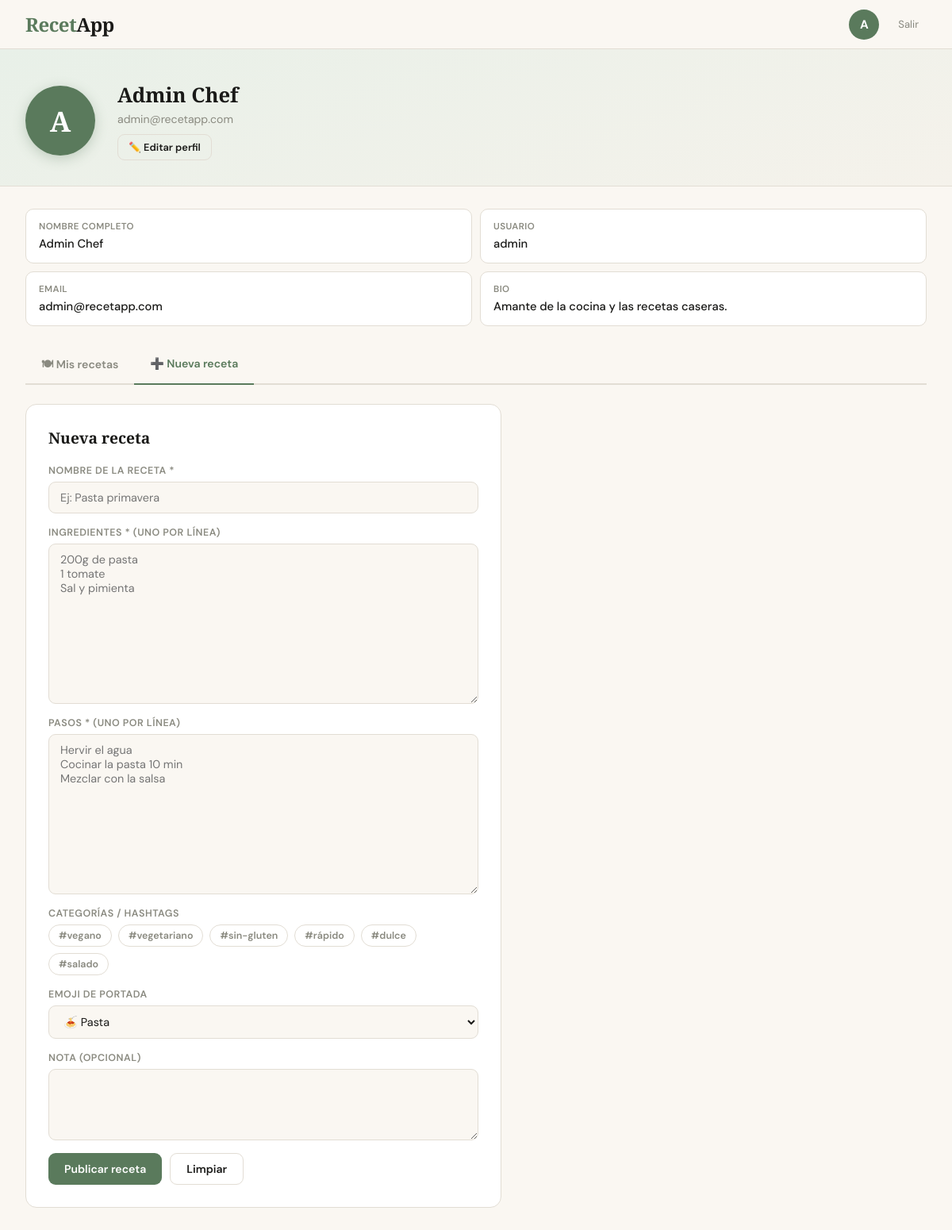
Page /perfil/?tab=nueva (signed in) on the committed database.
### recetas/models.py (models this page shows, shortened)
class Perfil(models.Model):
    user = models.OneToOneField(
        settings.AUTH_USER_MODEL, on_delete=models.CASCADE, related_name="perfil"
    )
    bio = models.TextField(blank=True)

class Tag(models.Model):
    nombre = models.CharField(max_length=30, unique=True)  # ej: "#rápido"
    slug = models.SlugField(max_length=30, unique=True)    # ej: "rapido" (clase CSS)
    class Meta:
        ordering = ["id"]
    def __str__(self):
        return self.nombre

### recetas/views.py (the view)
# urls.py: path("perfil/", views.perfil, name="perfil"),
@login_required
def perfil(request):
    tab = "nueva" if request.GET.get("tab") == "nueva" else "mis"
    return render(request, "recetas/perfil.html", _contexto_perfil(request, tab=tab))

### recetas/forms.py (shortened to what this page needs)
class PerfilForm(forms.Form):
    nombre = forms.CharField(label="Nombre completo", max_length=150, required=False)
    usuario = forms.CharField(label="Usuario", max_length=150)
    email = forms.EmailField(label="Email", required=False)
    bio = forms.CharField(label="Bio", required=False, widget=forms.Textarea)
    def __init__(self, *args, user=None, **kwargs):
        self.user = user
        super().__init__(*args, **kwargs)

class RecetaForm(forms.ModelForm):
    tags = forms.ModelMultipleChoiceField(
        queryset=Tag.objects.all(),
        required=False,
        widget=forms.CheckboxSelectMultiple,
        label="Categorías / hashtags",
    )
    class Meta:
        model = Receta
        fields = ["nombre", "emoji", "ingredientes", "pasos", "nota", "tags"]
        labels = {
            "nombre": "Nombre de la receta *",
            "emoji": "Emoji de portada",
            "ingredientes": "Ingredientes * (uno por línea)",
            "pasos": "Pasos * (uno por línea)",
            "nota": "Nota (opcional)",
        }
        widgets = {
            "nombre": forms.TextInput(attrs={"placeholder": "Ej: Pasta primavera"}),
            "ingredientes": forms.Textarea(
                attrs={"placeholder": "200g de pasta\n1 tomate\nSal y pimienta"}
            ),
            "pasos": forms.Textarea(
                attrs={"placeholder": "Hervir el agua\nCocinar la pasta 10 min\nMezclar con la salsa"}
            ),
            "nota": forms.Textarea(attrs={"rows": 3}),
        }

### recetas/views.py (called while the page is built)
def _contexto_perfil(request, form_nueva=None, tab="mis"):
    perfil, _ = Perfil.objects.get_or_create(user=request.user)
    u = request.user
    return {
        "perfil": perfil,
        "form_perfil": PerfilForm(
            initial={
                "nombre": u.first_name,
                "usuario": u.username,
                "email": u.email,
                "bio": perfil.bio,
            },
            user=u,
        ),
        "form_nueva": form_nueva or RecetaForm(),
        "mis_recetas": Receta.objects.filter(autor=u)
        .select_related("autor")
        .prefetch_related("tags"),
        "tab": tab,
    }

### recetas/templates/recetas/perfil.html (shortened to what this page needs)
{% extends "recetas/base.html" %}
{% block content %}
<div id="page-perfil" class="page active">
  {% include "recetas/_navbar.html" %}
  <div class="perfil-hero">
    <div class="perfil-avatar">{{ user.first_name|default:user.username|first|upper }}</div>
    <div class="perfil-info">
      <h2>{{ user.get_full_name|default:user.username }}</h2>
      <p>{{ user.email|default:"—" }}</p>
      <button type="button" class="btn btn-outline btn-sm" data-open="overlay-perfil">✏️ Editar perfil</button>
    </div>
  </div>
  <div class="perfil-data-grid">
    <div class="data-field"><div class="lbl">Nombre completo</div><div class="val">{{ user.get_full_name|default:"—" }}</div></div>
    <div class="data-field"><div class="lbl">Usuario</div><div class="val">{{ user.username }}</div></div>
    <div class="data-field"><div class="lbl">Email</div><div class="val">{{ user.email|default:"—" }}</div></div>
    <div class="data-field"><div class="lbl">Bio</div><div class="val">{{ perfil.bio|default:"—" }}</div></div>
  </div>
  <div class="mis-recetas-section">
    <div class="perfil-tabs">
      <div class="ptab{% if tab == 'mis' %} active{% endif %}" data-tab="mis">🍽 Mis recetas</div>
      <div class="ptab{% if tab == 'nueva' %} active{% endif %}" data-tab="nueva">➕ Nueva receta</div>
    </div>
    <div data-panel="nueva" style="display:{% if tab == 'nueva' %}block{% else %}none{% endif %}">
      <form method="post" action="{% url 'receta_crear' %}"
            style="background:var(--white);border:1px solid var(--border);border-radius:var(--radius);padding:28px;max-width:600px">
        <div style="font-family:'Playfair Display',serif;font-size:1.2rem;font-weight:700;margin-bottom:20px">Nueva receta</div>
        {% include "recetas/_campos_receta.html" with form=form_nueva %}
        <div style="display:flex;gap:10px;margin-top:4px">
          <button type="submit" class="btn btn-sage">Publicar receta</button>
          <a class="btn btn-outline" href="{% url 'perfil' %}?tab=nueva" style="text-decoration:none">Limpiar</a>
        </div>
      </form>
    </div>
  </div>
</div>
{% endblock %}

### recetas/templates/recetas/_navbar.html (shortened to what this page needs)
<nav class="navbar">
  <a class="nav-logo" href="{% url 'index' %}" style="text-decoration:none">Recet<span>App</span></a>
  <div class="nav-right">
    <a class="avatar-btn" href="{% url 'perfil' %}" title="Mi perfil" style="text-decoration:none">{{ user.first_name|default:user.username|first|upper }}</a>
    <form class="logout-form" method="post" action="{% url 'logout' %}">
      <button type="submit" class="logout-btn">Salir</button>
    </form>
  </div>
</nav>

### recetas/templates/recetas/_campos_receta.html (shortened to what this page needs)
<div class="form-group">
  <label for="{{ form.nombre.id_for_label }}">{{ form.nombre.label }}</label>
  {{ form.nombre }}
</div>
<div class="form-group">
  <label for="{{ form.ingredientes.id_for_label }}">{{ form.ingredientes.label }}</label>
  {{ form.ingredientes }}
</div>
<div class="form-group">
  <label for="{{ form.pasos.id_for_label }}">{{ form.pasos.label }}</label>
  {{ form.pasos }}
</div>
<div class="form-group">
  <label>{{ form.tags.label }}</label>
  <div class="tag-selector">
    {% for cb in form.tags %}
    <label class="tag-opt">{{ cb.tag }}<span>{{ cb.choice_label }}</span></label>
    {% endfor %}
  </div>
</div>
<div class="form-group">
  <label for="{{ form.emoji.id_for_label }}">{{ form.emoji.label }}</label>
  {{ form.emoji }}
</div>
<div class="form-group">
  <label for="{{ form.nota.id_for_label }}">{{ form.nota.label }}</label>
  {{ form.nota }}
</div>

### recetas/static/recetas/css/style.css (style rules this page uses)
*, *::before, *::after { box-sizing: border-box; margin: 0; padding: 0; }
:root { --sage: #5a7a5c; --sage-lt: #8aab8c; --cream: #faf7f2; --warm: #f0ebe0; --ink: #1a1a18; --muted: #8a8a80; --border: #e2ddd4; --white: #ffffff; --red: #c0392b; --gold: #c9963a; --radius: 14px; --shadow: 0 4px 24px rgba(0,0,0,0.08); }
body { font-family: 'DM Sans', sans-serif; background: var(--cream); color: var(--ink); min-height: 100vh; }
.page { display: none; min-height: 100vh; }
.page.active { display: block; }
.form-group { display: flex; flex-direction: column; gap: 6px; margin-bottom: 16px; }
.form-group label { font-size: 0.78rem; font-weight: 600; color: var(--muted); text-transform: uppercase; letter-spacing: 0.5px; }
.form-group input, .form-group textarea, .form-group select { border: 1.5px solid var(--border); border-radius: 9px; padding: 10px 14px; font-family: 'DM Sans', sans-serif; font-size: 0.9rem; color: var(--ink); background: var(--cream); outline: none; transition: border-color 0.15s; }
.form-group textarea { resize: vertical; min-height: 90px; }
.btn { display: inline-flex; align-items: center; gap: 7px; padding: 10px 20px; border-radius: 9px; font-family: 'DM Sans', sans-serif; font-size: 0.88rem; font-weight: 600; cursor: pointer; border: none; transition: all 0.15s; }
.btn-sage { background: var(--sage); color: #fff; }
.btn-outline { background: transparent; border: 1.5px solid var(--border); color: var(--ink); }
.btn-sm { padding: 7px 13px; font-size: 0.8rem; }
.navbar { position: sticky; top: 0; z-index: 200; background: rgba(250,247,242,0.92); backdrop-filter: blur(12px); border-bottom: 1px solid var(--border); display: flex; align-items: center; justify-content: space-between; padding: 0 32px; height: 62px; }
.nav-logo { font-family: 'Playfair Display', serif; font-size: 1.5rem; font-weight: 900; color: var(--sage); cursor: pointer; letter-spacing: -0.5px; }
.nav-logo span { color: var(--ink); }
.nav-right { display: flex; align-items: center; gap: 14px; }
.avatar-btn { width: 38px; height: 38px; border-radius: 50%; background: var(--sage); color: #fff; font-weight: 700; font-size: 0.95rem; border: none; cursor: pointer; display: flex; align-items: center; justify-content: center; transition: transform 0.15s, box-shadow 0.15s; }
.logout-btn { background: none; border: none; cursor: pointer; color: var(--muted); font-size: 0.82rem; font-family: 'DM Sans', sans-serif; padding: 6px 10px; border-radius: 7px; }
#page-perfil { background: var(--cream); }
.perfil-hero { background: linear-gradient(160deg, #e8f0e8, #f5f2eb); padding: 40px 32px 32px; border-bottom: 1px solid var(--border); display: flex; align-items: center; gap: 28px; }
.perfil-avatar { width: 88px; height: 88px; border-radius: 50%; background: var(--sage); color: #fff; font-family: 'Playfair Display', serif; font-size: 2.2rem; font-weight: 700; display: flex; align-items: center; justify-content: center; flex-shrink: 0; box-shadow: 0 4px 16px rgba(90,122,92,0.3); }
.perfil-info h2 { font-family: 'Playfair Display', serif; font-size: 1.6rem; font-weight: 900; margin-bottom: 4px; }
.perfil-info p { color: var(--muted); font-size: 0.88rem; margin-bottom: 10px; }
.perfil-data-grid { display: grid; grid-template-columns: 1fr 1fr; gap: 10px; padding: 28px 32px; }
.data-field { background: var(--white); border: 1px solid var(--border); border-radius: 10px; padding: 14px 16px; }
.data-field .lbl { font-size: 0.72rem; color: var(--muted); font-weight: 600; text-transform: uppercase; letter-spacing: 0.4px; margin-bottom: 4px; }
.data-field .val { font-size: 0.92rem; font-weight: 500; }
.mis-recetas-section { padding: 0 32px 40px; }
.perfil-tabs { display: flex; gap: 0; border-bottom: 2px solid var(--border); margin-bottom: 24px; }
.ptab { padding: 10px 20px; font-size: 0.88rem; font-weight: 600; cursor: pointer; color: var(--muted); border-bottom: 2px solid transparent; margin-bottom: -2px; transition: all 0.15s; }
.ptab.active { color: var(--sage); border-bottom-color: var(--sage); }
.tag-selector { display: flex; flex-wrap: wrap; gap: 8px; }
.tag-opt { padding: 5px 12px; border-radius: 20px; font-size: 0.78rem; font-weight: 600; cursor: pointer; border: 1.5px solid var(--border); color: var(--muted); transition: all 0.13s; user-select: none; }
.logout-form { display:inline; }
.form-group .tag-opt { text-transform:none; letter-spacing:0; font-size:0.78rem; font-weight:600; display:inline-block; }

### rows in the picture
Perfil: bio "Amante de la cocina y las recetas caseras."
Tag: choice_label "#vegano"
Tag: choice_label "#vegetariano"
Tag: choice_label "#sin-gluten"
Tag: choice_label "#rápido"
Tag: choice_label "#dulce"
Tag: choice_label "#salado"

### other values in the picture
{{ user.first_name|default:user.username|first|upper }} "A"
{{ user.get_full_name|default:user.username }} "Admin Chef"
{{ user.email|default:"—" }} "admin@recetapp.com"
{{ user.get_full_name|default:"—" }} "Admin Chef"
{{ user.username }} "admin"
